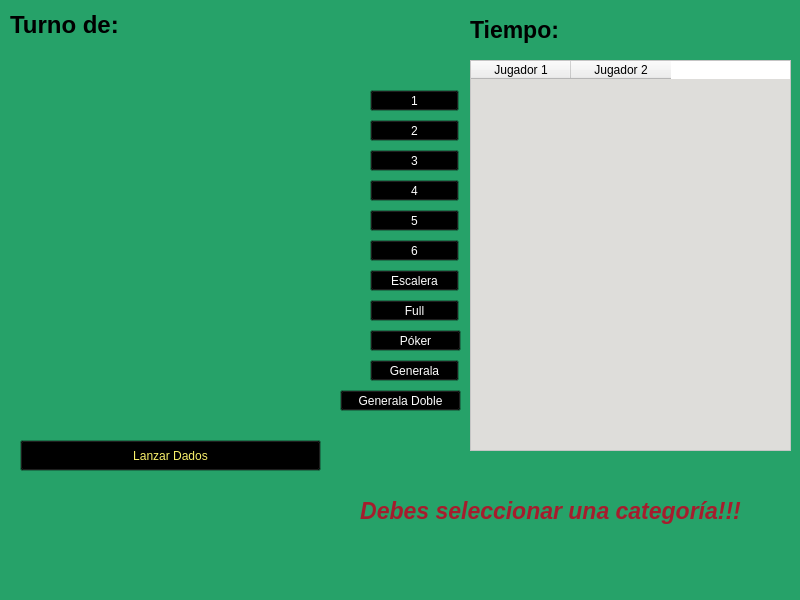
<?xml version="1.0" encoding="UTF-8"?>
<ui version="4.0">
 <class>MainWindow</class>
 <widget class="QMainWindow" name="MainWindow">
  <property name="geometry">
   <rect>
    <x>0</x>
    <y>0</y>
    <width>800</width>
    <height>600</height>
   </rect>
  </property>
  <property name="minimumSize">
   <size>
    <width>800</width>
    <height>0</height>
   </size>
  </property>
  <property name="palette">
   <palette>
    <active>
     <colorrole role="Window">
      <brush brushstyle="SolidPattern">
       <color alpha="255">
        <red>38</red>
        <green>162</green>
        <blue>105</blue>
       </color>
      </brush>
     </colorrole>
    </active>
    <inactive>
     <colorrole role="Window">
      <brush brushstyle="SolidPattern">
       <color alpha="255">
        <red>38</red>
        <green>162</green>
        <blue>105</blue>
       </color>
      </brush>
     </colorrole>
    </inactive>
    <disabled>
     <colorrole role="Base">
      <brush brushstyle="SolidPattern">
       <color alpha="255">
        <red>38</red>
        <green>162</green>
        <blue>105</blue>
       </color>
      </brush>
     </colorrole>
     <colorrole role="Window">
      <brush brushstyle="SolidPattern">
       <color alpha="255">
        <red>38</red>
        <green>162</green>
        <blue>105</blue>
       </color>
      </brush>
     </colorrole>
    </disabled>
   </palette>
  </property>
  <property name="windowTitle">
   <string>MainWindow</string>
  </property>
  <widget class="QWidget" name="centralwidget">
   <widget class="QLabel" name="dado1">
    <property name="geometry">
     <rect>
      <x>10</x>
      <y>100</y>
      <width>91</width>
      <height>81</height>
     </rect>
    </property>
    <property name="minimumSize">
     <size>
      <width>50</width>
      <height>50</height>
     </size>
    </property>
    <property name="maximumSize">
     <size>
      <width>100</width>
      <height>100</height>
     </size>
    </property>
    <property name="scaledContents">
     <bool>true</bool>
    </property>
   </widget>
   <widget class="QLabel" name="dado2">
    <property name="geometry">
     <rect>
      <x>10</x>
      <y>320</y>
      <width>91</width>
      <height>81</height>
     </rect>
    </property>
    <property name="scaledContents">
     <bool>true</bool>
    </property>
   </widget>
   <widget class="QLabel" name="dado3">
    <property name="geometry">
     <rect>
      <x>230</x>
      <y>110</y>
      <width>101</width>
      <height>81</height>
     </rect>
    </property>
    <property name="scaledContents">
     <bool>true</bool>
    </property>
   </widget>
   <widget class="QLabel" name="dado4">
    <property name="geometry">
     <rect>
      <x>210</x>
      <y>320</y>
      <width>91</width>
      <height>81</height>
     </rect>
    </property>
    <property name="scaledContents">
     <bool>true</bool>
    </property>
   </widget>
   <widget class="QLabel" name="dado5">
    <property name="geometry">
     <rect>
      <x>120</x>
      <y>210</y>
      <width>101</width>
      <height>81</height>
     </rect>
    </property>
    <property name="scaledContents">
     <bool>true</bool>
    </property>
   </widget>
   <widget class="QPushButton" name="lanzar_dados">
    <property name="geometry">
     <rect>
      <x>20</x>
      <y>440</y>
      <width>301</width>
      <height>31</height>
     </rect>
    </property>
    <property name="palette">
     <palette>
      <active>
       <colorrole role="Button">
        <brush brushstyle="SolidPattern">
         <color alpha="255">
          <red>0</red>
          <green>0</green>
          <blue>0</blue>
         </color>
        </brush>
       </colorrole>
       <colorrole role="ButtonText">
        <brush brushstyle="SolidPattern">
         <color alpha="255">
          <red>249</red>
          <green>240</green>
          <blue>107</blue>
         </color>
        </brush>
       </colorrole>
      </active>
      <inactive>
       <colorrole role="Button">
        <brush brushstyle="SolidPattern">
         <color alpha="255">
          <red>0</red>
          <green>0</green>
          <blue>0</blue>
         </color>
        </brush>
       </colorrole>
       <colorrole role="ButtonText">
        <brush brushstyle="SolidPattern">
         <color alpha="255">
          <red>249</red>
          <green>240</green>
          <blue>107</blue>
         </color>
        </brush>
       </colorrole>
      </inactive>
      <disabled>
       <colorrole role="Button">
        <brush brushstyle="SolidPattern">
         <color alpha="255">
          <red>0</red>
          <green>0</green>
          <blue>0</blue>
         </color>
        </brush>
       </colorrole>
      </disabled>
     </palette>
    </property>
    <property name="text">
     <string>Lanzar Dados</string>
    </property>
   </widget>
   <widget class="QTableWidget" name="tabla_puntajes">
    <property name="geometry">
     <rect>
      <x>470</x>
      <y>60</y>
      <width>321</width>
      <height>391</height>
     </rect>
    </property>
    <property name="palette">
     <palette>
      <active>
       <colorrole role="BrightText">
        <brush brushstyle="SolidPattern">
         <color alpha="255">
          <red>255</red>
          <green>255</green>
          <blue>255</blue>
         </color>
        </brush>
       </colorrole>
       <colorrole role="Base">
        <brush brushstyle="SolidPattern">
         <color alpha="255">
          <red>222</red>
          <green>221</green>
          <blue>218</blue>
         </color>
        </brush>
       </colorrole>
       <colorrole role="Window">
        <brush brushstyle="SolidPattern">
         <color alpha="255">
          <red>255</red>
          <green>255</green>
          <blue>255</blue>
         </color>
        </brush>
       </colorrole>
       <colorrole role="AlternateBase">
        <brush brushstyle="SolidPattern">
         <color alpha="255">
          <red>252</red>
          <green>252</green>
          <blue>252</blue>
         </color>
        </brush>
       </colorrole>
      </active>
      <inactive>
       <colorrole role="BrightText">
        <brush brushstyle="SolidPattern">
         <color alpha="255">
          <red>255</red>
          <green>255</green>
          <blue>255</blue>
         </color>
        </brush>
       </colorrole>
       <colorrole role="Base">
        <brush brushstyle="SolidPattern">
         <color alpha="255">
          <red>222</red>
          <green>221</green>
          <blue>218</blue>
         </color>
        </brush>
       </colorrole>
       <colorrole role="Window">
        <brush brushstyle="SolidPattern">
         <color alpha="255">
          <red>255</red>
          <green>255</green>
          <blue>255</blue>
         </color>
        </brush>
       </colorrole>
       <colorrole role="AlternateBase">
        <brush brushstyle="SolidPattern">
         <color alpha="255">
          <red>252</red>
          <green>252</green>
          <blue>252</blue>
         </color>
        </brush>
       </colorrole>
      </inactive>
      <disabled>
       <colorrole role="BrightText">
        <brush brushstyle="SolidPattern">
         <color alpha="255">
          <red>255</red>
          <green>255</green>
          <blue>255</blue>
         </color>
        </brush>
       </colorrole>
       <colorrole role="Base">
        <brush brushstyle="SolidPattern">
         <color alpha="255">
          <red>255</red>
          <green>255</green>
          <blue>255</blue>
         </color>
        </brush>
       </colorrole>
       <colorrole role="Window">
        <brush brushstyle="SolidPattern">
         <color alpha="255">
          <red>255</red>
          <green>255</green>
          <blue>255</blue>
         </color>
        </brush>
       </colorrole>
       <colorrole role="AlternateBase">
        <brush brushstyle="SolidPattern">
         <color alpha="255">
          <red>252</red>
          <green>252</green>
          <blue>252</blue>
         </color>
        </brush>
       </colorrole>
      </disabled>
     </palette>
    </property>
    <property name="editTriggers">
     <set>QAbstractItemView::EditTrigger::NoEditTriggers</set>
    </property>
    <column>
     <property name="text">
      <string>Jugador 1</string>
     </property>
    </column>
    <column>
     <property name="text">
      <string>Jugador 2</string>
     </property>
    </column>
   </widget>
   <widget class="QLabel" name="jugador_actual">
    <property name="geometry">
     <rect>
      <x>10</x>
      <y>0</y>
      <width>331</width>
      <height>51</height>
     </rect>
    </property>
    <property name="font">
     <font>
      <pointsize>18</pointsize>
     </font>
    </property>
    <property name="text">
     <string>&lt;html&gt;&lt;head/&gt;&lt;body&gt;&lt;p&gt;&lt;span style=&quot; font-weight:700; color:#000000;&quot;&gt;Turno de:&lt;/span&gt;&lt;/p&gt;&lt;/body&gt;&lt;/html&gt;</string>
    </property>
   </widget>
   <widget class="QLabel" name="tiempo_restante">
    <property name="geometry">
     <rect>
      <x>470</x>
      <y>10</y>
      <width>321</width>
      <height>41</height>
     </rect>
    </property>
    <property name="font">
     <font>
      <pointsize>17</pointsize>
     </font>
    </property>
    <property name="styleSheet">
     <string notr="true">Tiempo_restante
border-color: qlineargradient(spread:pad, x1:0, y1:0, x2:1, y2:0, stop:0 rgba(9, 41, 4, 255), stop:0.085 rgba(2, 79, 0, 255), stop:0.19 rgba(50, 147, 22, 255), stop:0.275 rgba(236, 191, 49, 255), stop:0.39 rgba(243, 61, 34, 255), stop:0.555 rgba(135, 81, 60, 255), stop:0.667 rgba(121, 75, 255, 255), stop:0.825 rgba(164, 255, 244, 255), stop:0.885 rgba(104, 222, 71, 255), stop:1 rgba(93, 128, 0, 255));
font: 18pt &quot;Ubuntu&quot;;</string>
    </property>
    <property name="text">
     <string>&lt;html&gt;&lt;head/&gt;&lt;body&gt;&lt;p&gt;&lt;span style=&quot; font-weight:700; color:#000000;&quot;&gt;Tiempo:&lt;/span&gt;&lt;/p&gt;&lt;/body&gt;&lt;/html&gt;</string>
    </property>
    <property name="scaledContents">
     <bool>false</bool>
    </property>
   </widget>
   <widget class="QPushButton" name="escalera">
    <property name="geometry">
     <rect>
      <x>370</x>
      <y>270</y>
      <width>89</width>
      <height>21</height>
     </rect>
    </property>
    <property name="palette">
     <palette>
      <active>
       <colorrole role="Button">
        <brush brushstyle="SolidPattern">
         <color alpha="255">
          <red>0</red>
          <green>0</green>
          <blue>0</blue>
         </color>
        </brush>
       </colorrole>
       <colorrole role="ButtonText">
        <brush brushstyle="SolidPattern">
         <color alpha="255">
          <red>255</red>
          <green>255</green>
          <blue>255</blue>
         </color>
        </brush>
       </colorrole>
      </active>
      <inactive>
       <colorrole role="Button">
        <brush brushstyle="SolidPattern">
         <color alpha="255">
          <red>0</red>
          <green>0</green>
          <blue>0</blue>
         </color>
        </brush>
       </colorrole>
       <colorrole role="ButtonText">
        <brush brushstyle="SolidPattern">
         <color alpha="255">
          <red>255</red>
          <green>255</green>
          <blue>255</blue>
         </color>
        </brush>
       </colorrole>
      </inactive>
      <disabled>
       <colorrole role="Button">
        <brush brushstyle="SolidPattern">
         <color alpha="255">
          <red>0</red>
          <green>0</green>
          <blue>0</blue>
         </color>
        </brush>
       </colorrole>
      </disabled>
     </palette>
    </property>
    <property name="text">
     <string>Escalera</string>
    </property>
   </widget>
   <widget class="QPushButton" name="full">
    <property name="geometry">
     <rect>
      <x>370</x>
      <y>300</y>
      <width>89</width>
      <height>21</height>
     </rect>
    </property>
    <property name="palette">
     <palette>
      <active>
       <colorrole role="Button">
        <brush brushstyle="SolidPattern">
         <color alpha="255">
          <red>0</red>
          <green>0</green>
          <blue>0</blue>
         </color>
        </brush>
       </colorrole>
       <colorrole role="ButtonText">
        <brush brushstyle="SolidPattern">
         <color alpha="255">
          <red>255</red>
          <green>255</green>
          <blue>255</blue>
         </color>
        </brush>
       </colorrole>
      </active>
      <inactive>
       <colorrole role="Button">
        <brush brushstyle="SolidPattern">
         <color alpha="255">
          <red>0</red>
          <green>0</green>
          <blue>0</blue>
         </color>
        </brush>
       </colorrole>
       <colorrole role="ButtonText">
        <brush brushstyle="SolidPattern">
         <color alpha="255">
          <red>255</red>
          <green>255</green>
          <blue>255</blue>
         </color>
        </brush>
       </colorrole>
      </inactive>
      <disabled>
       <colorrole role="Button">
        <brush brushstyle="SolidPattern">
         <color alpha="255">
          <red>0</red>
          <green>0</green>
          <blue>0</blue>
         </color>
        </brush>
       </colorrole>
      </disabled>
     </palette>
    </property>
    <property name="text">
     <string>Full</string>
    </property>
   </widget>
   <widget class="QPushButton" name="poker">
    <property name="geometry">
     <rect>
      <x>370</x>
      <y>330</y>
      <width>91</width>
      <height>21</height>
     </rect>
    </property>
    <property name="palette">
     <palette>
      <active>
       <colorrole role="Button">
        <brush brushstyle="SolidPattern">
         <color alpha="255">
          <red>0</red>
          <green>0</green>
          <blue>0</blue>
         </color>
        </brush>
       </colorrole>
       <colorrole role="ButtonText">
        <brush brushstyle="SolidPattern">
         <color alpha="255">
          <red>255</red>
          <green>255</green>
          <blue>255</blue>
         </color>
        </brush>
       </colorrole>
      </active>
      <inactive>
       <colorrole role="Button">
        <brush brushstyle="SolidPattern">
         <color alpha="255">
          <red>0</red>
          <green>0</green>
          <blue>0</blue>
         </color>
        </brush>
       </colorrole>
       <colorrole role="ButtonText">
        <brush brushstyle="SolidPattern">
         <color alpha="255">
          <red>255</red>
          <green>255</green>
          <blue>255</blue>
         </color>
        </brush>
       </colorrole>
      </inactive>
      <disabled>
       <colorrole role="Button">
        <brush brushstyle="SolidPattern">
         <color alpha="255">
          <red>0</red>
          <green>0</green>
          <blue>0</blue>
         </color>
        </brush>
       </colorrole>
      </disabled>
     </palette>
    </property>
    <property name="text">
     <string>Póker</string>
    </property>
   </widget>
   <widget class="QPushButton" name="generala">
    <property name="geometry">
     <rect>
      <x>370</x>
      <y>360</y>
      <width>89</width>
      <height>21</height>
     </rect>
    </property>
    <property name="palette">
     <palette>
      <active>
       <colorrole role="Button">
        <brush brushstyle="SolidPattern">
         <color alpha="255">
          <red>0</red>
          <green>0</green>
          <blue>0</blue>
         </color>
        </brush>
       </colorrole>
       <colorrole role="ButtonText">
        <brush brushstyle="SolidPattern">
         <color alpha="255">
          <red>255</red>
          <green>255</green>
          <blue>255</blue>
         </color>
        </brush>
       </colorrole>
      </active>
      <inactive>
       <colorrole role="Button">
        <brush brushstyle="SolidPattern">
         <color alpha="255">
          <red>0</red>
          <green>0</green>
          <blue>0</blue>
         </color>
        </brush>
       </colorrole>
       <colorrole role="ButtonText">
        <brush brushstyle="SolidPattern">
         <color alpha="255">
          <red>255</red>
          <green>255</green>
          <blue>255</blue>
         </color>
        </brush>
       </colorrole>
      </inactive>
      <disabled>
       <colorrole role="Button">
        <brush brushstyle="SolidPattern">
         <color alpha="255">
          <red>0</red>
          <green>0</green>
          <blue>0</blue>
         </color>
        </brush>
       </colorrole>
      </disabled>
     </palette>
    </property>
    <property name="text">
     <string>Generala</string>
    </property>
   </widget>
   <widget class="QPushButton" name="generala_doble">
    <property name="geometry">
     <rect>
      <x>340</x>
      <y>390</y>
      <width>121</width>
      <height>21</height>
     </rect>
    </property>
    <property name="palette">
     <palette>
      <active>
       <colorrole role="Button">
        <brush brushstyle="SolidPattern">
         <color alpha="255">
          <red>0</red>
          <green>0</green>
          <blue>0</blue>
         </color>
        </brush>
       </colorrole>
       <colorrole role="ButtonText">
        <brush brushstyle="SolidPattern">
         <color alpha="255">
          <red>255</red>
          <green>255</green>
          <blue>255</blue>
         </color>
        </brush>
       </colorrole>
      </active>
      <inactive>
       <colorrole role="Button">
        <brush brushstyle="SolidPattern">
         <color alpha="255">
          <red>0</red>
          <green>0</green>
          <blue>0</blue>
         </color>
        </brush>
       </colorrole>
       <colorrole role="ButtonText">
        <brush brushstyle="SolidPattern">
         <color alpha="255">
          <red>255</red>
          <green>255</green>
          <blue>255</blue>
         </color>
        </brush>
       </colorrole>
      </inactive>
      <disabled>
       <colorrole role="Button">
        <brush brushstyle="SolidPattern">
         <color alpha="255">
          <red>0</red>
          <green>0</green>
          <blue>0</blue>
         </color>
        </brush>
       </colorrole>
      </disabled>
     </palette>
    </property>
    <property name="text">
     <string>Generala Doble</string>
    </property>
   </widget>
   <widget class="QPushButton" name="uno">
    <property name="geometry">
     <rect>
      <x>370</x>
      <y>90</y>
      <width>89</width>
      <height>21</height>
     </rect>
    </property>
    <property name="palette">
     <palette>
      <active>
       <colorrole role="Button">
        <brush brushstyle="SolidPattern">
         <color alpha="255">
          <red>0</red>
          <green>0</green>
          <blue>0</blue>
         </color>
        </brush>
       </colorrole>
       <colorrole role="Text">
        <brush brushstyle="SolidPattern">
         <color alpha="255">
          <red>255</red>
          <green>255</green>
          <blue>255</blue>
         </color>
        </brush>
       </colorrole>
       <colorrole role="ButtonText">
        <brush brushstyle="SolidPattern">
         <color alpha="255">
          <red>255</red>
          <green>255</green>
          <blue>255</blue>
         </color>
        </brush>
       </colorrole>
      </active>
      <inactive>
       <colorrole role="Button">
        <brush brushstyle="SolidPattern">
         <color alpha="255">
          <red>0</red>
          <green>0</green>
          <blue>0</blue>
         </color>
        </brush>
       </colorrole>
       <colorrole role="Text">
        <brush brushstyle="SolidPattern">
         <color alpha="255">
          <red>255</red>
          <green>255</green>
          <blue>255</blue>
         </color>
        </brush>
       </colorrole>
       <colorrole role="ButtonText">
        <brush brushstyle="SolidPattern">
         <color alpha="255">
          <red>255</red>
          <green>255</green>
          <blue>255</blue>
         </color>
        </brush>
       </colorrole>
      </inactive>
      <disabled>
       <colorrole role="Button">
        <brush brushstyle="SolidPattern">
         <color alpha="255">
          <red>0</red>
          <green>0</green>
          <blue>0</blue>
         </color>
        </brush>
       </colorrole>
      </disabled>
     </palette>
    </property>
    <property name="text">
     <string>1</string>
    </property>
   </widget>
   <widget class="QPushButton" name="dos">
    <property name="geometry">
     <rect>
      <x>370</x>
      <y>120</y>
      <width>89</width>
      <height>21</height>
     </rect>
    </property>
    <property name="palette">
     <palette>
      <active>
       <colorrole role="Button">
        <brush brushstyle="SolidPattern">
         <color alpha="255">
          <red>0</red>
          <green>0</green>
          <blue>0</blue>
         </color>
        </brush>
       </colorrole>
       <colorrole role="Text">
        <brush brushstyle="SolidPattern">
         <color alpha="255">
          <red>255</red>
          <green>255</green>
          <blue>255</blue>
         </color>
        </brush>
       </colorrole>
       <colorrole role="ButtonText">
        <brush brushstyle="SolidPattern">
         <color alpha="255">
          <red>255</red>
          <green>255</green>
          <blue>255</blue>
         </color>
        </brush>
       </colorrole>
      </active>
      <inactive>
       <colorrole role="Button">
        <brush brushstyle="SolidPattern">
         <color alpha="255">
          <red>0</red>
          <green>0</green>
          <blue>0</blue>
         </color>
        </brush>
       </colorrole>
       <colorrole role="Text">
        <brush brushstyle="SolidPattern">
         <color alpha="255">
          <red>255</red>
          <green>255</green>
          <blue>255</blue>
         </color>
        </brush>
       </colorrole>
       <colorrole role="ButtonText">
        <brush brushstyle="SolidPattern">
         <color alpha="255">
          <red>255</red>
          <green>255</green>
          <blue>255</blue>
         </color>
        </brush>
       </colorrole>
      </inactive>
      <disabled>
       <colorrole role="Button">
        <brush brushstyle="SolidPattern">
         <color alpha="255">
          <red>0</red>
          <green>0</green>
          <blue>0</blue>
         </color>
        </brush>
       </colorrole>
      </disabled>
     </palette>
    </property>
    <property name="text">
     <string>2</string>
    </property>
   </widget>
   <widget class="QPushButton" name="tres">
    <property name="geometry">
     <rect>
      <x>370</x>
      <y>150</y>
      <width>89</width>
      <height>21</height>
     </rect>
    </property>
    <property name="palette">
     <palette>
      <active>
       <colorrole role="Button">
        <brush brushstyle="SolidPattern">
         <color alpha="255">
          <red>0</red>
          <green>0</green>
          <blue>0</blue>
         </color>
        </brush>
       </colorrole>
       <colorrole role="ButtonText">
        <brush brushstyle="SolidPattern">
         <color alpha="255">
          <red>255</red>
          <green>255</green>
          <blue>255</blue>
         </color>
        </brush>
       </colorrole>
      </active>
      <inactive>
       <colorrole role="Button">
        <brush brushstyle="SolidPattern">
         <color alpha="255">
          <red>0</red>
          <green>0</green>
          <blue>0</blue>
         </color>
        </brush>
       </colorrole>
       <colorrole role="ButtonText">
        <brush brushstyle="SolidPattern">
         <color alpha="255">
          <red>255</red>
          <green>255</green>
          <blue>255</blue>
         </color>
        </brush>
       </colorrole>
      </inactive>
      <disabled>
       <colorrole role="Button">
        <brush brushstyle="SolidPattern">
         <color alpha="255">
          <red>0</red>
          <green>0</green>
          <blue>0</blue>
         </color>
        </brush>
       </colorrole>
      </disabled>
     </palette>
    </property>
    <property name="text">
     <string>3</string>
    </property>
   </widget>
   <widget class="QPushButton" name="cuatro">
    <property name="geometry">
     <rect>
      <x>370</x>
      <y>180</y>
      <width>89</width>
      <height>21</height>
     </rect>
    </property>
    <property name="palette">
     <palette>
      <active>
       <colorrole role="Button">
        <brush brushstyle="SolidPattern">
         <color alpha="255">
          <red>0</red>
          <green>0</green>
          <blue>0</blue>
         </color>
        </brush>
       </colorrole>
       <colorrole role="ButtonText">
        <brush brushstyle="SolidPattern">
         <color alpha="255">
          <red>255</red>
          <green>255</green>
          <blue>255</blue>
         </color>
        </brush>
       </colorrole>
      </active>
      <inactive>
       <colorrole role="Button">
        <brush brushstyle="SolidPattern">
         <color alpha="255">
          <red>0</red>
          <green>0</green>
          <blue>0</blue>
         </color>
        </brush>
       </colorrole>
       <colorrole role="ButtonText">
        <brush brushstyle="SolidPattern">
         <color alpha="255">
          <red>255</red>
          <green>255</green>
          <blue>255</blue>
         </color>
        </brush>
       </colorrole>
      </inactive>
      <disabled>
       <colorrole role="Button">
        <brush brushstyle="SolidPattern">
         <color alpha="255">
          <red>0</red>
          <green>0</green>
          <blue>0</blue>
         </color>
        </brush>
       </colorrole>
      </disabled>
     </palette>
    </property>
    <property name="text">
     <string>4</string>
    </property>
   </widget>
   <widget class="QPushButton" name="cinco">
    <property name="geometry">
     <rect>
      <x>370</x>
      <y>210</y>
      <width>89</width>
      <height>21</height>
     </rect>
    </property>
    <property name="palette">
     <palette>
      <active>
       <colorrole role="Button">
        <brush brushstyle="SolidPattern">
         <color alpha="255">
          <red>0</red>
          <green>0</green>
          <blue>0</blue>
         </color>
        </brush>
       </colorrole>
       <colorrole role="ButtonText">
        <brush brushstyle="SolidPattern">
         <color alpha="255">
          <red>255</red>
          <green>255</green>
          <blue>255</blue>
         </color>
        </brush>
       </colorrole>
      </active>
      <inactive>
       <colorrole role="Button">
        <brush brushstyle="SolidPattern">
         <color alpha="255">
          <red>0</red>
          <green>0</green>
          <blue>0</blue>
         </color>
        </brush>
       </colorrole>
       <colorrole role="ButtonText">
        <brush brushstyle="SolidPattern">
         <color alpha="255">
          <red>255</red>
          <green>255</green>
          <blue>255</blue>
         </color>
        </brush>
       </colorrole>
      </inactive>
      <disabled>
       <colorrole role="Button">
        <brush brushstyle="SolidPattern">
         <color alpha="255">
          <red>0</red>
          <green>0</green>
          <blue>0</blue>
         </color>
        </brush>
       </colorrole>
      </disabled>
     </palette>
    </property>
    <property name="text">
     <string>5</string>
    </property>
   </widget>
   <widget class="QPushButton" name="seis">
    <property name="geometry">
     <rect>
      <x>370</x>
      <y>240</y>
      <width>89</width>
      <height>21</height>
     </rect>
    </property>
    <property name="palette">
     <palette>
      <active>
       <colorrole role="Button">
        <brush brushstyle="SolidPattern">
         <color alpha="255">
          <red>0</red>
          <green>0</green>
          <blue>0</blue>
         </color>
        </brush>
       </colorrole>
       <colorrole role="ButtonText">
        <brush brushstyle="SolidPattern">
         <color alpha="255">
          <red>255</red>
          <green>255</green>
          <blue>255</blue>
         </color>
        </brush>
       </colorrole>
      </active>
      <inactive>
       <colorrole role="Button">
        <brush brushstyle="SolidPattern">
         <color alpha="255">
          <red>0</red>
          <green>0</green>
          <blue>0</blue>
         </color>
        </brush>
       </colorrole>
       <colorrole role="ButtonText">
        <brush brushstyle="SolidPattern">
         <color alpha="255">
          <red>255</red>
          <green>255</green>
          <blue>255</blue>
         </color>
        </brush>
       </colorrole>
      </inactive>
      <disabled>
       <colorrole role="Button">
        <brush brushstyle="SolidPattern">
         <color alpha="255">
          <red>0</red>
          <green>0</green>
          <blue>0</blue>
         </color>
        </brush>
       </colorrole>
      </disabled>
     </palette>
    </property>
    <property name="text">
     <string>6</string>
    </property>
   </widget>
   <widget class="QLabel" name="mensaje_final">
    <property name="geometry">
     <rect>
      <x>230</x>
      <y>210</y>
      <width>67</width>
      <height>17</height>
     </rect>
    </property>
   </widget>
   <widget class="QLabel" name="tirada1">
    <property name="enabled">
     <bool>true</bool>
    </property>
    <property name="geometry">
     <rect>
      <x>20</x>
      <y>480</y>
      <width>81</width>
      <height>71</height>
     </rect>
    </property>
    <property name="sizePolicy">
     <sizepolicy hsizetype="Preferred" vsizetype="Preferred">
      <horstretch>20</horstretch>
      <verstretch>20</verstretch>
     </sizepolicy>
    </property>
    <property name="minimumSize">
     <size>
      <width>30</width>
      <height>30</height>
     </size>
    </property>
    <property name="maximumSize">
     <size>
      <width>16777215</width>
      <height>16777215</height>
     </size>
    </property>
    <property name="text">
     <string/>
    </property>
    <property name="scaledContents">
     <bool>true</bool>
    </property>
   </widget>
   <widget class="QLabel" name="tirada2">
    <property name="geometry">
     <rect>
      <x>120</x>
      <y>480</y>
      <width>81</width>
      <height>71</height>
     </rect>
    </property>
    <property name="sizePolicy">
     <sizepolicy hsizetype="Preferred" vsizetype="Preferred">
      <horstretch>20</horstretch>
      <verstretch>20</verstretch>
     </sizepolicy>
    </property>
    <property name="minimumSize">
     <size>
      <width>20</width>
      <height>20</height>
     </size>
    </property>
    <property name="text">
     <string/>
    </property>
    <property name="scaledContents">
     <bool>true</bool>
    </property>
   </widget>
   <widget class="QLabel" name="tirada3">
    <property name="geometry">
     <rect>
      <x>230</x>
      <y>480</y>
      <width>81</width>
      <height>71</height>
     </rect>
    </property>
    <property name="sizePolicy">
     <sizepolicy hsizetype="Preferred" vsizetype="Preferred">
      <horstretch>20</horstretch>
      <verstretch>20</verstretch>
     </sizepolicy>
    </property>
    <property name="minimumSize">
     <size>
      <width>20</width>
      <height>20</height>
     </size>
    </property>
    <property name="text">
     <string/>
    </property>
    <property name="scaledContents">
     <bool>true</bool>
    </property>
   </widget>
   <widget class="QLabel" name="Tiradas_agotadas">
    <property name="geometry">
     <rect>
      <x>360</x>
      <y>490</y>
      <width>381</width>
      <height>61</height>
     </rect>
    </property>
    <property name="text">
     <string>&lt;html&gt;&lt;head/&gt;&lt;body&gt;&lt;p align=&quot;center&quot;&gt;&lt;span style=&quot; font-size:26pt; font-weight:700; font-style:italic; color:#a51d2d; vertical-align:super;&quot;&gt;Debes seleccionar una categoría!!!&lt;/span&gt;&lt;/p&gt;&lt;/body&gt;&lt;/html&gt;</string>
    </property>
    <property name="scaledContents">
     <bool>true</bool>
    </property>
    <property name="wordWrap">
     <bool>false</bool>
    </property>
   </widget>
  </widget>
 </widget>
 <resources/>
 <connections/>
</ui>
